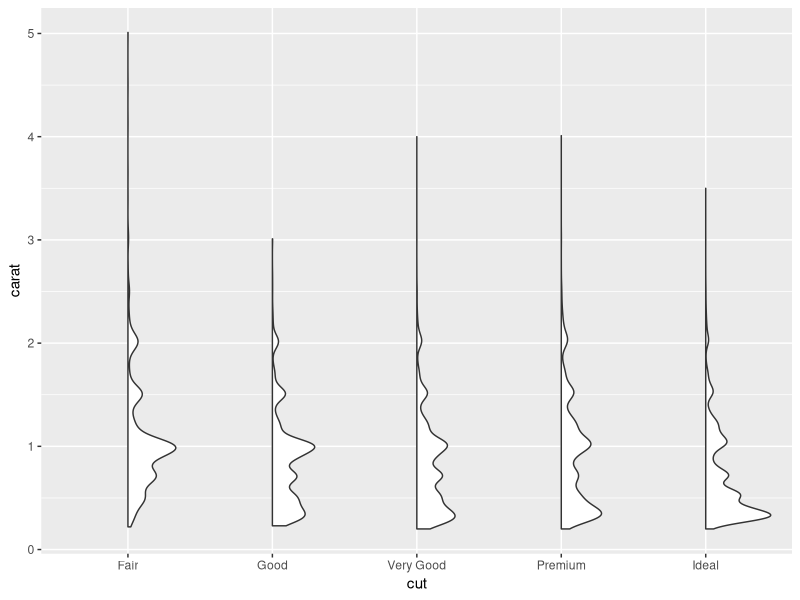
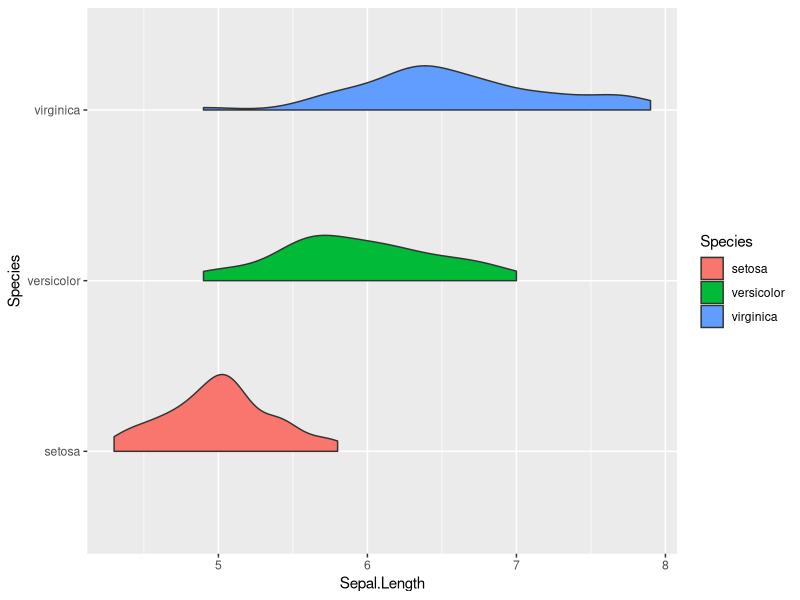

Generate these figures, in order, with R:
# somewhat hackish solution to:
# https://twitter.com/EamonCaddigan/status/646759751242620928
# based mostly on copy/pasting from ggplot2 geom_violin source:
# https://github.com/hadley/ggplot2/blob/master/R/geom-violin.r

library(ggplot2)
library(dplyr)


"%||%" <- function(a, b) {
  if (!is.null(a)) a else b
}

geom_flat_violin <- function(mapping = NULL, data = NULL, stat = "ydensity",
                             position = "dodge", trim = TRUE, scale = "area",
                             show.legend = NA, inherit.aes = TRUE, ...) {
  layer(
    data = data,
    mapping = mapping,
    stat = stat,
    geom = GeomFlatViolin,
    position = position,
    show.legend = show.legend,
    inherit.aes = inherit.aes,
    params = list(
      trim = trim,
      scale = scale,
      ...
    )
  )
}

#' @rdname ggplot2-ggproto
#' @format NULL
#' @usage NULL
#' @export
#' 
GeomFlatViolin <-
  ggproto("GeomFlatViolin", Geom,
          setup_data = function(data, params) {
            data$width <- data$width %||%
              params$width %||% (resolution(data$x, FALSE) * 0.9)
            
            # ymin, ymax, xmin, and xmax define the bounding rectangle for each group
            data %>%
              group_by(group) %>%
              mutate(ymin = min(y),
                     ymax = max(y),
                     xmin = x,
                     xmax = x + width / 2)
          },
  
  draw_group = function(data, panel_scales, coord) {
    # Find the points for the line to go all the way around
    data <- transform(data, xminv = x,
                      xmaxv = x + violinwidth * (xmax - x))
    
    # Make sure it's sorted properly to draw the outline
    newdata <- rbind(plyr::arrange(transform(data, x = xminv), y),
                     plyr::arrange(transform(data, x = xmaxv), -y))
    
    # Close the polygon: set first and last point the same
    # Needed for coord_polar and such
    newdata <- rbind(newdata, newdata[1,])
    
    ggplot2:::ggname("geom_flat_violin", GeomPolygon$draw_panel(newdata, panel_scales, coord))
  },
  
  draw_key = draw_key_polygon,
  
  default_aes = aes(weight = 1, colour = "grey20", fill = "white", size = 0.5,
                    alpha = NA, linetype = "solid"),
  
  required_aes = c("x", "y")
  )


### Example:
ggplot(diamonds, aes(cut, carat)) +
  geom_flat_violin() 
data(iris)

iris %>%
  ggplot(., aes(x=Species, y=Sepal.Length, fill=Species)) +
  geom_flat_violin() +
  coord_flip()

